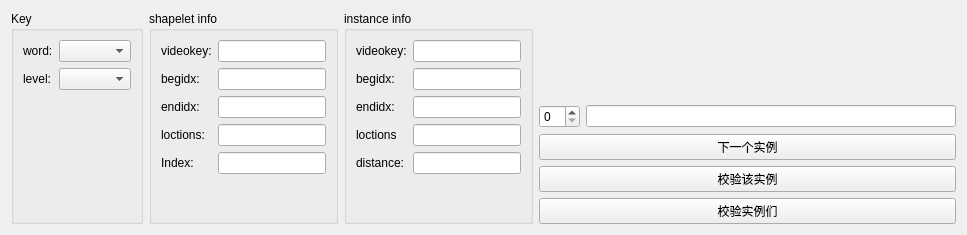
<?xml version="1.0" encoding="UTF-8"?>
<ui version="4.0">
 <class>Form</class>
 <widget class="QWidget" name="Form">
  <property name="geometry">
   <rect>
    <x>0</x>
    <y>0</y>
    <width>967</width>
    <height>235</height>
   </rect>
  </property>
  <property name="windowTitle">
   <string>Form</string>
  </property>
  <layout class="QHBoxLayout" name="horizontalLayout_6">
   <item>
    <layout class="QHBoxLayout" name="horizontalLayout_4">
     <item>
      <widget class="QGroupBox" name="groupBox">
       <property name="title">
        <string>Key</string>
       </property>
       <layout class="QHBoxLayout" name="horizontalLayout">
        <item>
         <layout class="QFormLayout" name="formLayout">
          <item row="0" column="0">
           <widget class="QLabel" name="label">
            <property name="text">
             <string>word:</string>
            </property>
           </widget>
          </item>
          <item row="0" column="1">
           <widget class="QComboBox" name="wordcomboBox"/>
          </item>
          <item row="1" column="0">
           <widget class="QLabel" name="label_2">
            <property name="text">
             <string>level:</string>
            </property>
           </widget>
          </item>
          <item row="1" column="1">
           <widget class="QComboBox" name="levelcomboBox"/>
          </item>
         </layout>
        </item>
       </layout>
      </widget>
     </item>
     <item>
      <widget class="QGroupBox" name="groupBox_2">
       <property name="title">
        <string>shapelet info</string>
       </property>
       <layout class="QHBoxLayout" name="horizontalLayout_2">
        <item>
         <layout class="QFormLayout" name="formLayout_2">
          <item row="0" column="0">
           <widget class="QLabel" name="label_3">
            <property name="text">
             <string>videokey:</string>
            </property>
           </widget>
          </item>
          <item row="0" column="1">
           <widget class="QLineEdit" name="videokeylineedit"/>
          </item>
          <item row="1" column="0">
           <widget class="QLabel" name="label_4">
            <property name="text">
             <string>begidx:</string>
            </property>
           </widget>
          </item>
          <item row="1" column="1">
           <widget class="QLineEdit" name="begidxlineedit"/>
          </item>
          <item row="2" column="0">
           <widget class="QLabel" name="label_5">
            <property name="text">
             <string>endidx:</string>
            </property>
           </widget>
          </item>
          <item row="2" column="1">
           <widget class="QLineEdit" name="endidxlineedit"/>
          </item>
          <item row="3" column="0">
           <widget class="QLabel" name="label_6">
            <property name="text">
             <string>loctions:</string>
            </property>
           </widget>
          </item>
          <item row="3" column="1">
           <widget class="QLineEdit" name="loctionlineedit"/>
          </item>
          <item row="4" column="0">
           <widget class="QLabel" name="label_12">
            <property name="text">
             <string>Index:</string>
            </property>
           </widget>
          </item>
          <item row="4" column="1">
           <widget class="QLineEdit" name="shapeletindex"/>
          </item>
         </layout>
        </item>
       </layout>
      </widget>
     </item>
     <item>
      <widget class="QGroupBox" name="groupBox_3">
       <property name="title">
        <string>instance info</string>
       </property>
       <layout class="QHBoxLayout" name="horizontalLayout_3">
        <item>
         <layout class="QFormLayout" name="formLayout_3">
          <item row="0" column="0">
           <widget class="QLabel" name="label_7">
            <property name="text">
             <string>videokey:</string>
            </property>
           </widget>
          </item>
          <item row="0" column="1">
           <widget class="QLineEdit" name="instancevideokey"/>
          </item>
          <item row="1" column="0">
           <widget class="QLabel" name="label_8">
            <property name="text">
             <string>begidx:</string>
            </property>
           </widget>
          </item>
          <item row="1" column="1">
           <widget class="QLineEdit" name="instancebegidx"/>
          </item>
          <item row="2" column="0">
           <widget class="QLabel" name="label_9">
            <property name="text">
             <string>endidx:</string>
            </property>
           </widget>
          </item>
          <item row="2" column="1">
           <widget class="QLineEdit" name="instanceendidx"/>
          </item>
          <item row="3" column="0">
           <widget class="QLabel" name="label_10">
            <property name="text">
             <string>loctions</string>
            </property>
           </widget>
          </item>
          <item row="3" column="1">
           <widget class="QLineEdit" name="instanceloction"/>
          </item>
          <item row="4" column="0">
           <widget class="QLabel" name="label_11">
            <property name="text">
             <string>distance:</string>
            </property>
           </widget>
          </item>
          <item row="4" column="1">
           <widget class="QLineEdit" name="instancedis"/>
          </item>
         </layout>
        </item>
       </layout>
      </widget>
     </item>
    </layout>
   </item>
   <item>
    <layout class="QVBoxLayout" name="verticalLayout_2">
     <item>
      <spacer name="verticalSpacer">
       <property name="orientation">
        <enum>Qt::Vertical</enum>
       </property>
       <property name="sizeHint" stdset="0">
        <size>
         <width>20</width>
         <height>40</height>
        </size>
       </property>
      </spacer>
     </item>
     <item>
      <layout class="QVBoxLayout" name="verticalLayout">
       <item>
        <layout class="QHBoxLayout" name="horizontalLayout_5">
         <item>
          <widget class="QSpinBox" name="curinstanceindex"/>
         </item>
         <item>
          <widget class="QLineEdit" name="posnumedit"/>
         </item>
        </layout>
       </item>
       <item>
        <widget class="QPushButton" name="nextinstance">
         <property name="text">
          <string>下一个实例</string>
         </property>
        </widget>
       </item>
       <item>
        <widget class="QPushButton" name="checkInstance">
         <property name="text">
          <string>校验该实例</string>
         </property>
        </widget>
       </item>
       <item>
        <widget class="QPushButton" name="checkAllInstances">
         <property name="text">
          <string>校验实例们</string>
         </property>
        </widget>
       </item>
      </layout>
     </item>
    </layout>
   </item>
  </layout>
 </widget>
 <resources/>
 <connections/>
</ui>
